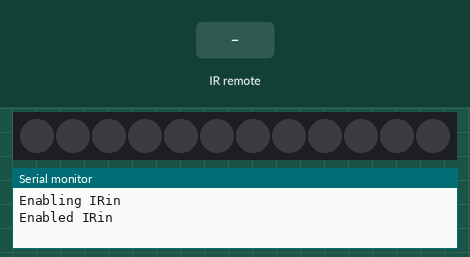
This sketch was run on a simulated Arduino Uno, built with avr-gcc and run on an emulated ATmega328P. Shown: 12 RGB LEDs in strip order, left to right, the last lines printed to the serial monitor. The test bench sets the inputs (shaded band). Dim RGB values are drawn brighter than linear.

Above: at 1.3 s.
1.4 s: infrared code 0xFFA25D received
At 2.4 s:
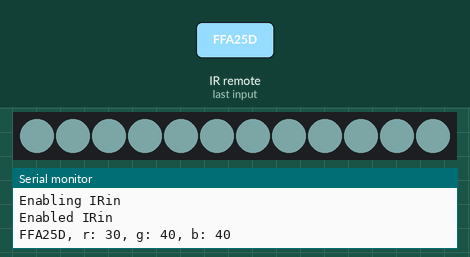
3.0 s: infrared code 0xFF629D received
At 3.6 s:
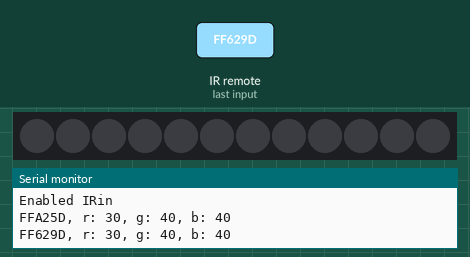
4.5 s: infrared code 0xFFE21D received
At 4.9 s:
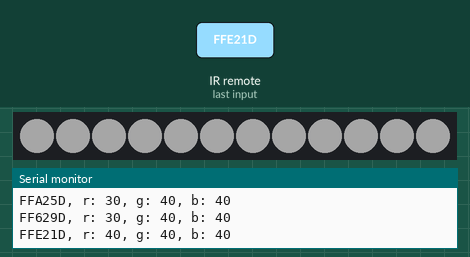
6.0 s: infrared code 0xFF22DD received
7.5 s: infrared code 0xFFE01F received
9.0 s: infrared code 0xFF02FD received
Timing chart, 0 to 11.5 s (numbered marks = the images above; inputs shaded):
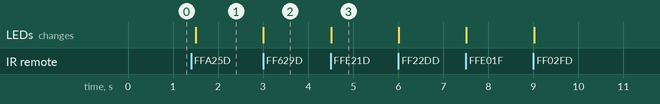

Measured:
- after the input at 1.4 s, the LEDs: change after 0.10 s (image 1)
- after the input at 3.0 s, the LEDs: change at once (image 2)
- after the input at 4.5 s, the LEDs: change at once (image 3)

The sketch:

IR-Ring.ino
```cpp
// (licence header left out)
#define DEBUG

#include <IRremote.h>
#include <FastLED.h>

#include "car_remote.h"

#define RECV_PIN       3
#define LED_DATA_PIN   11
#define NUM_LEDS       12

IRrecv irrecv(RECV_PIN);
CRGB leds[NUM_LEDS];

decode_results results;

byte r = 40;
byte g = 40;
byte b = 40;

void setup()
{
  FastLED.addLeds<WS2812B, LED_DATA_PIN, GRB>(leds, NUM_LEDS);

#ifdef DEBUG
  Serial.begin(115200);
#endif

  // In case the interrupt driver crashes on setup, give a clue
  // to the user what's going on.
#ifdef DEBUG
  Serial.println("Enabling IRin");
#endif

  irrecv.enableIRIn(); // Start the receiver

#ifdef DEBUG
  Serial.println("Enabled IRin");
#endif
}

bool off = false;

void loop() {
  if (irrecv.decode(&results)) {
    switch(results.value) {
      case BTN_CH:
        off = !off;
        break;

      case BTN_PLAY:
        r = min(255, r * 5 / 4);
        g = min(255, g * 5 / 4);
        b = min(255, b * 5 / 4);
        break;

      case BTN_EQ:
        r = (r * 4) / 5;
        g = (g * 4) / 5;
        b = (b * 4) / 5;
        break;

      case BTN_CH_MINUS:
        if(r >= 10) r -= 10;
        off = false;
        break;

      case BTN_CH_PLUS:
        if(r <= 245) r += 10;
        off = false;
        break;

      case BTN_PREV:
        if(g >= 10) g -= 10;
        off = false;
        break;

      case BTN_NEXT:
        if(g <= 245) g += 10;
        off = false;
        break;

      case BTN_MINUS:
        if(b >= 10) b -= 10;
        off = false;
        break;

      case BTN_PLUS:
        if(b <= 245) b += 10;
        off = false;
        break;
    }

#ifdef DEBUG
    Serial.print(results.value, HEX);
    Serial.print(", r: ");
    Serial.print(r);
    Serial.print(", g: ");
    Serial.print(g);
    Serial.print(", b: ");
    Serial.println(b);
#endif

    for(int i = 0; i < NUM_LEDS; ++i)
      leds[i] = off ? CRGB(0, 0, 0) : CRGB(r, g, b);

    FastLED.show();

    irrecv.resume(); // Receive the next value
  }

  delay(500);
}
```

car_remote.h
```cpp
#ifndef __CAR_REMOTE_H
#define __CAR_REMOTE_H

#define BTN_CH_MINUS      0xFFA25D    // CH -
#define BTN_CH            0xFF629D    // CH
#define BTN_CH_PLUS       0xFFE21D    // CH +

#define BTN_PREV          0xFF22DD    // <<|
#define BTN_NEXT          0xFF02FD    // >>|
#define BTN_PLAY          0xFFC23D    // >||
#define BTN_PAUSE         0xFFC23D    // >||

#define BTN_MINUS         0xFFE01F    // -
#define BTN_PLUS          0xFFA857    // +
#define BTN_EQ            0xFF906F    // EQ

#define BTN_0             0xFF6897    // Zero
#define BTN_100           0xFF9867    // 100+
#define BTN_200           0xFFB04F    // 200+

#define BTN_1             0xFF30CF    // 1
#define BTN_2             0xFF18E7    // 2
#define BTN_3             0xFF7A85    // 3

#define BTN_4             0xFF10EF    // 4
#define BTN_5             0xFF38C7    // 5
#define BTN_6             0xFF5AA5    // 6

#define BTN_7             0xFF42BD    // 7
#define BTN_8             0xFF4AB5    // 8
#define BTN_9             0xFF52AD    // 9

#endif // __CAR_REMOTE_H
```
